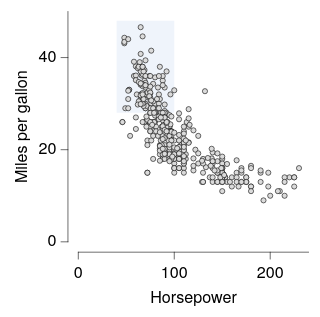

Describe this chart as a Vega-Lite specification.
### Vega-Lite specification from a JSON file in a GitHub repository (floating-point values rounded to 4 significant figures; data arrays with more than 128 entries replaced by an {"elided": "..."} marker saying what was removed)
{"background": null, "config": {"arc": {"fill": "#DBDBDB", "fillOpacity": 1.0, "innerRadius": 25.0, "padAngle": 0.03, "stroke": "black", "strokeOpacity": 1, "strokeWidth": 0.25}, "area": {"fill": "#DBDBDB", "fillOpacity": 1.0, "stroke": "black", "strokeOpacity": 1, "strokeWidth": 0.25}, "axis": {"domain": true, "domainCap": "round", "domainColor": "black", "domainWidth": 0.25, "grid": false, "gridCap": "round", "gridColor": "#F1F1F1", "gridDash": [0, 0], "gridOpacity": 1.0, "gridWidth": 0.25, "labelColor": "black", "labelFont": "Helvetica Neue, HelveticaNeue, Helvetica, Arial, sans-serif", "labelFontSize": 7, "labelFontStyle": "normal", "labelFontWeight": 400, "offset": 4.5, "ticks": true, "tickCap": "round", "tickColor": "black", "tickRound": false, "tickSize": 3, "tickWidth": 0.25, "titleColor": "black", "titleFont": "Helvetica Neue, HelveticaNeue, Helvetica, Arial, sans-serif", "titleFontSize": 7, "titleFontStyle": "normal", "titleFontWeight": 400}, "axisX": {"domain": true, "labelAlign": "center", "labelAngle": 0, "labels": true, "ticks": true, "translate": 0}, "axisY": {"domain": true, "labelAlign": "right", "labelAngle": 0, "labels": true, "ticks": true, "translate": 0}, "axisRight": {"domain": true, "labelAlign": "left", "labelAngle": 0, "labels": true, "ticks": true, "translate": 0}, "axisTop": {"domain": true, "labelAlign": "center", "labelAngle": 0, "labels": true, "ticks": true, "translate": 0}, "axisBand": {"tickOffset": 0}, "bar": {"fill": "#DBDBDB", "fillOpacity": 1.0, "stroke": "black", "strokeOpacity": 1, "strokeWidth": 0.25}, "boxplot": {"size": 9.0, "ticks": {"cornerRadius": 0.25, "fill": "black", "opacity": 1, "size": 4.5, "thickness": 0.25}, "box": {"fillOpacity": 1.0, "stroke": "black", "strokeOpacity": 1, "strokeWidth": 0.25}, "median": {"cornerRadius": 0, "fill": "black", "fillOpacity": 1.0, "opacity": 1, "size": 9.0, "thickness": 0.25}, "rule": {"fill": "black", "fillOpacity": 1.0, "size": 10.0, "stroke": "black", "strokeDash": [0, 0], "strokeOpacity": 1, "strokeWidth": 0.25}, "outliers": {"color": "black", "fill": "black", "fillOpacity": 1.0, "size": 0, "stroke": "black", "strokeOpacity": 1, "strokeWidth": 0.25}}, "circle": {"fill": "black", "fillOpacity": 1.0, "size": 1.25, "stroke": null, "strokeOpacity": 1, "strokeWidth": 0.25}, "errorband": {"band": {"fillOpacity": 0.6, "stroke": null, "strokeWidth": 0.25, "strokeOpacity": 1}, "borders": {"opacity": 0, "strokeOpacity": 0.25, "strokeWidth": 1}}, "errorbar": {"opacity": 1, "rule": {"strokeDash": [0, 0], "strokeWidth": 0.25}, "ticks": {"color": "black", "cornerRadius": 0.125, "opacity": 1, "size": 6.0, "thickness": 0.25}, "thickness": 0.25}, "font": "Helvetica Neue, HelveticaNeue, Helvetica, Arial, sans-serif", "geoshape": {"fill": "#DBDBDB", "fillOpacity": 1.0, "stroke": "black", "strokeOpacity": 1, "strokeWidth": 0.25}, "header": {"labelColor": "black", "labelFont": "Helvetica Neue, HelveticaNeue, Helvetica, Arial, sans-serif", "labelFontSize": 7, "labelFontStyle": "normal", "labelFontWeight": 400, "titleColor": "black", "titleFont": "Helvetica Neue, HelveticaNeue, Helvetica, Arial, sans-serif", "titleFontSize": 7, "titleFontStyle": "normal", "titleFontWeight": 400, "titlePadding": 0}, "legend": {"disable": false, "offset": 4.5, "titlePadding": 4, "labelOffset": 2, "gradientLabelOffset": 2, "gradientLength": 50.0, "gradientThickness": 5.0, "gradientOpacity": 1.0, "gradientStrokeColor": "black", "gradientStrokeWidth": 0.25, "labelColor": "black", "labelFont": "Helvetica Neue, HelveticaNeue, Helvetica, Arial, sans-serif", "labelFontSize": 7, "labelFontStyle": "normal", "labelFontWeight": 400, "strokeColor": "black", "strokeWidth": 0, "symbolSize": 42, "symbolStrokeColor": "black", "symbolStrokeWidth": 0.25, "titleColor": "black", "titleFont": "Helvetica Neue, HelveticaNeue, Helvetica, Arial, sans-serif", "titleFontSize": 7, "titleFontStyle": "normal", "titleFontWeight": 400}, "line": {"color": "black", "stroke": "black", "strokeCap": "butt", "strokeDash": [0, 0], "strokeOpacity": 1, "strokeWidth": 0.5}, "point": {"filled": true, "fill": "#DBDBDB", "fillOpacity": 1.0, "size": 5.0, "stroke": "black", "strokeOpacity": 1, "strokeWidth": 0.25}, "range": {"category": ["#5CA7B1", "#B7D0EE", "#B7B3E4", "#B3DAB5", "#F5E1B3", "#3D727B", "#809DC7", "#867DAC", "#80A988", "#CBB17A", "#204148", "#546B94", "#584C77", "#507B5F", "#9D824D"], "diverging": {"scheme": ["#6F572A", "#876E43", "#9E875F", "#B5A17F", "#CABBA2", "#DCD6CC", "#F4F1E9", "#C9D7DA", "#9DBFC6", "#78A5AF", "#558B96", "#36717C", "#1A5762"]}, "heatmap": {"scheme": ["#32022B", "#43044D", "#4C196E", "#4D338C", "#484DA6", "#3A68BB", "#1D83CA", "#1D9CCB", "#23B5C9", "#28CDC5", "#4DE0B4", "#91EE9F"]}, "ordinal": {"scheme": ["#F1F1F1", "#DBDBDB", "#C6C6C6", "#B2B2B2", "#9D9D9D", "#898989", "#767676", "#636363", "#515151", "#404040", "#2F2F2F", "#1F1F1F"]}, "ramp": {"scheme": ["#32022B", "#43044D", "#4C196E", "#4D338C", "#484DA6", "#3A68BB", "#1D83CA", "#1D9CCB", "#23B5C9", "#28CDC5", "#4DE0B4", "#91EE9F"]}}, "rule": {"color": "black", "stroke": "black", "strokeCap": "round", "strokeDash": [2, 2], "strokeOpacity": 1, "strokeWidth": 0.25}, "scale": {"bandPaddingInner": 0.1, "bandPaddingOuter": 0.1, "round": false}, "rect": {"fill": "#DBDBDB", "fillOpacity": 1.0, "stroke": "black", "strokeOpacity": 1, "strokeWidth": 0.25}, "square": {"fill": "#DBDBDB", "fillOpacity": 1.0, "size": 10.0, "stroke": "black", "strokeOpacity": 1, "strokeWidth": 0.25}, "text": {"color": "black", "font": "Helvetica Neue, HelveticaNeue, Helvetica, Arial, sans-serif", "fontSize": 7, "fontStyle": "normal", "fontWeight": 400}, "tick": {"color": "black", "cornerRadius": 0.125, "opacity": 1.0, "size": 9.0, "thickness": 0.25}, "title": {"anchor": "middle", "frame": "group", "color": "black", "font": "Helvetica Neue, HelveticaNeue, Helvetica, Arial, sans-serif", "fontSize": 7, "fontStyle": "normal", "fontWeight": 400, "subtitleColor": "black", "subtitleFont": "Helvetica Neue, HelveticaNeue, Helvetica, Arial, sans-serif", "subtitleFontSize": "Helvetica Neue, HelveticaNeue, Helvetica, Arial, sans-serif", "subtitleFontStyle": "normal", "subtitleFontWeight": 400}, "trail": {"color": "black", "opacity": 1, "size": 0.5}, "view": {"continuousWidth": 100, "continuousHeight": 100, "discreteWidth": 100, "discreteHeight": 100, "fill": null, "stroke": null, "strokeWidth": 0.25}}, "layer": [{"mark": {"type": "rect", "color": "#DFE9F7", "cornerRadius": 0, "opacity": 0.5, "stroke": null, "strokeOpacity": 0, "strokeWidth": 0}, "encoding": {"x": {"datum": 40.0}, "x2": {"datum": 100.0}, "y": {"datum": 28.0}, "y2": {"datum": 48.0}}}, {"data": {"name": "data-7285c4e2e195e5a75737a34913199f5f"}, "mark": {"type": "point"}, "encoding": {"x": {"field": "Horsepower", "type": "quantitative"}, "y": {"field": "Miles_per_Gallon", "title": "Miles per gallon", "type": "quantitative"}}}], "data": {"name": "data-f649f9d1c293ec8042ca0358e3477a5a"}, "$schema": "https://vega.github.io/schema/vega-lite/v6.4.1.json", "datasets": {"data-f649f9d1c293ec8042ca0358e3477a5a": [{"__dummy": 0, "__dysonsphere__": 1}], "data-7285c4e2e195e5a75737a34913199f5f": {"elided": "392 records"}}}
